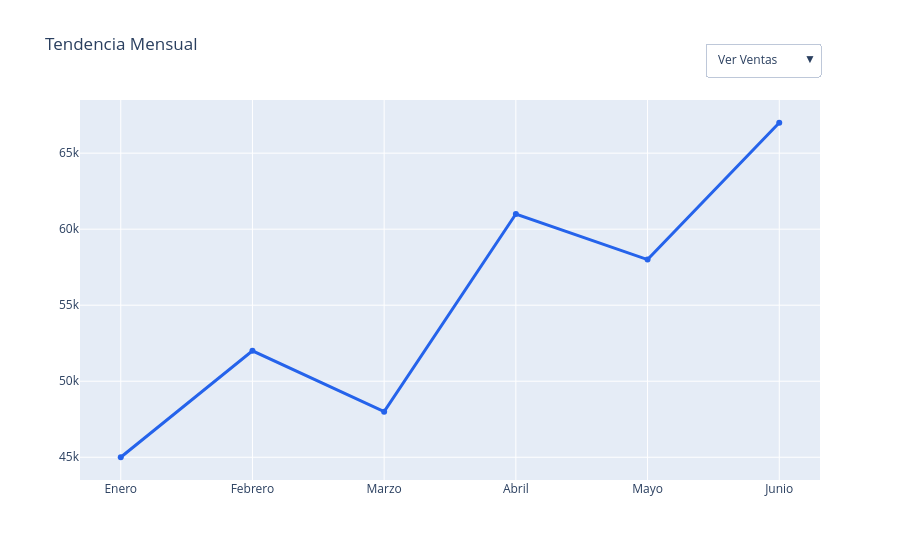

The code cell stored with this chart in its notebook:
### Markdown cell above
## 2. Gráfica 1 — Línea con filtro (Ventas / Unidades)
Esta va del lado **izquierdo**, ocupando todo el alto.

### Code cell
fig_linea = go.Figure()
fig_linea.add_trace(go.Scatter(x=data_mensual['Mes'], y=data_mensual['Ventas'],
                                mode='lines+markers', name='Ventas',
                                line=dict(color='#2563eb', width=3)))
fig_linea.add_trace(go.Scatter(x=data_mensual['Mes'], y=data_mensual['Unidades'],
                                mode='lines+markers', name='Unidades',
                                line=dict(color='#16a34a', width=3), visible=False))

fig_linea.update_layout(
    title='Tendencia Mensual',
    updatemenus=[dict(
        type='dropdown', direction='down', x=1, xanchor='right', y=1.15,
        buttons=[
            dict(label='Ver Ventas', method='update',
                 args=[{'visible': [True, False]}, {'title': 'Tendencia Mensual — Ventas'}]),
            dict(label='Ver Unidades', method='update',
                 args=[{'visible': [False, True]}, {'title': 'Tendencia Mensual — Unidades'}]),
        ]
    )]
)
fig_linea.show()

### Figure 1 — Plotly figure (JSON) as saved in the notebook; plotly's stock layout.template omitted (floating-point values rounded to 4 significant figures)
{"data": [{"line": {"color": "#2563eb", "width": 3}, "mode": "lines+markers", "name": "Ventas", "type": "scatter", "x": ["Enero", "Febrero", "Marzo", "Abril", "Mayo", "Junio"], "y": [45000, 52000, 48000, 61000, 58000, 67000]}, {"line": {"color": "#16a34a", "width": 3}, "mode": "lines+markers", "name": "Unidades", "type": "scatter", "visible": false, "x": ["Enero", "Febrero", "Marzo", "Abril", "Mayo", "Junio"], "y": [180, 210, 195, 240, 225, 265]}], "layout": {"title": {"text": "Tendencia Mensual"}, "updatemenus": [{"buttons": [{"args": [{"visible": [true, false]}, {"title": "Tendencia Mensual — Ventas"}], "label": "Ver Ventas", "method": "update"}, {"args": [{"visible": [false, true]}, {"title": "Tendencia Mensual — Unidades"}], "label": "Ver Unidades", "method": "update"}], "direction": "down", "type": "dropdown", "x": 1, "xanchor": "right", "y": 1.15}]}}
